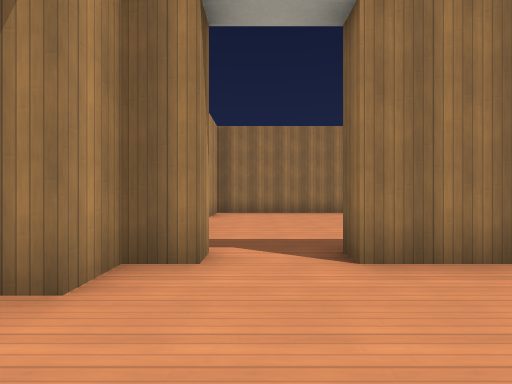
View 1 (above)

13 first-person views from a walk through a Godot game level. The camera is 1.3 m above the floor, looks level and sees 90° across. Doors that lead somewhere are drawn open, without their leaves. The floor is counted in squares, 1.8 m on a side. Each view is taken from the middle of a square. On the plan, view 1 faces up. The plan holds only what a view shows up to about 9 squares ahead; the rest is blank. The place goes on beyond the plan. Characters and animated objects are not drawn. Surface patterns are stand-ins for the level's own textures.

View 2
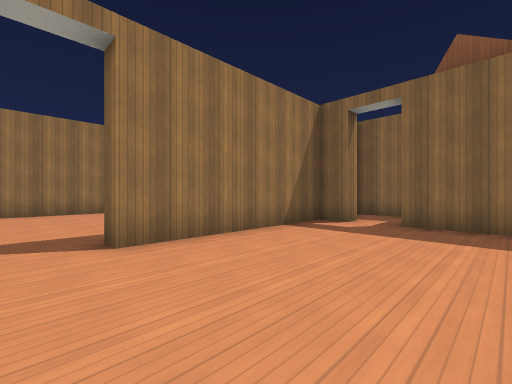

View 3
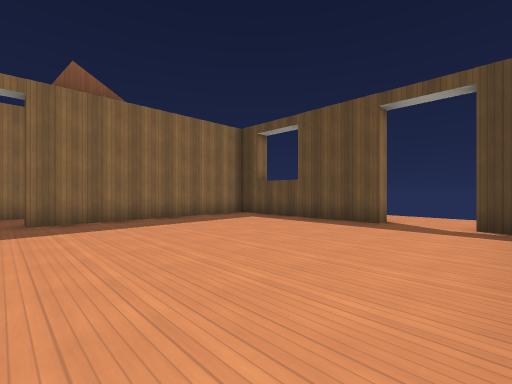

View 4
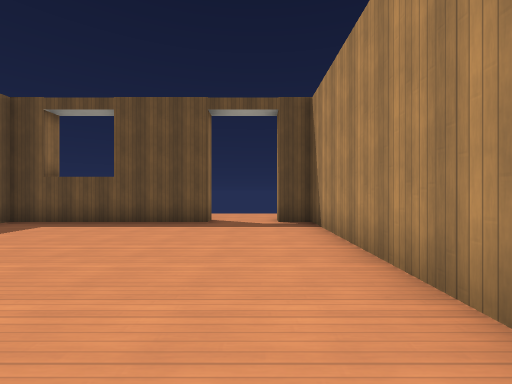

View 5
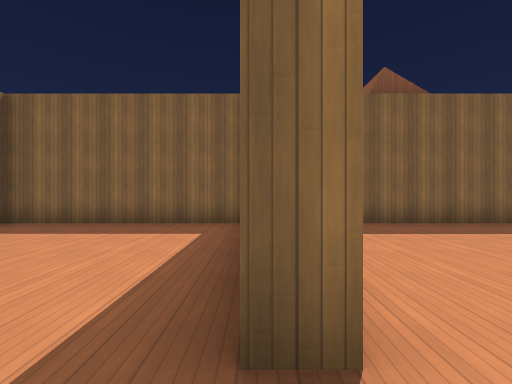

View 6
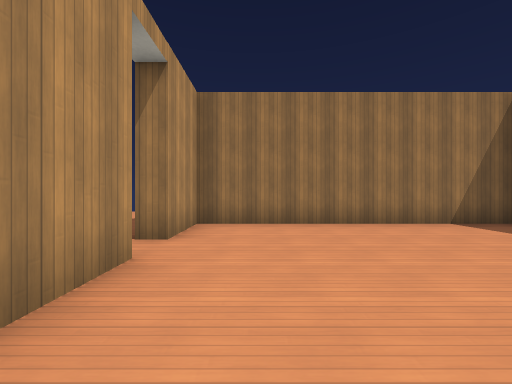

View 7
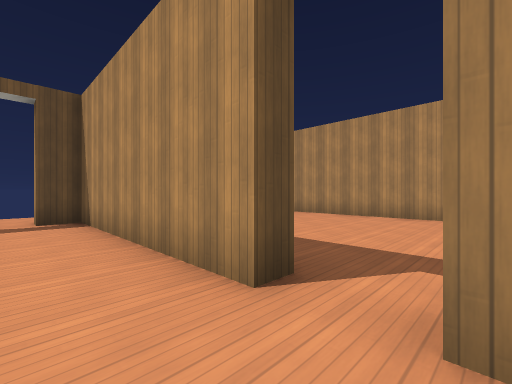

View 8
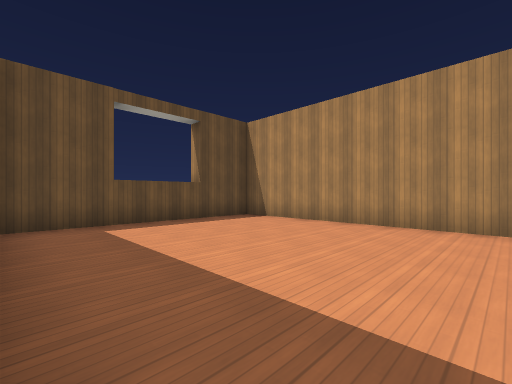

View 9
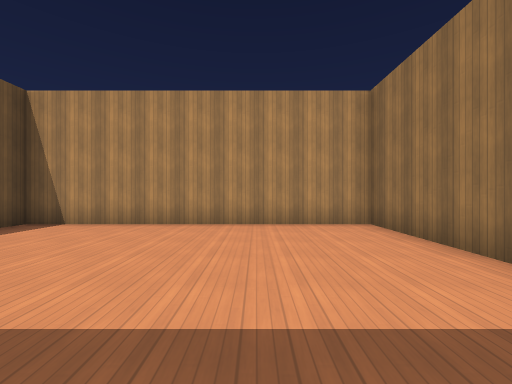

View 10
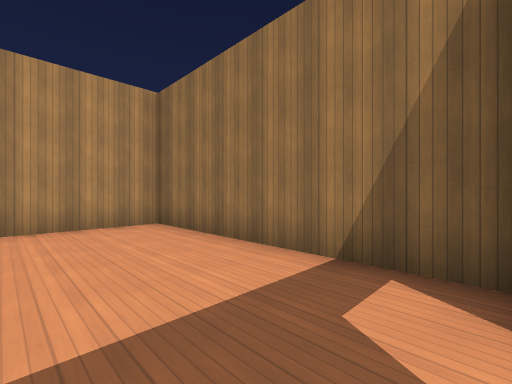

View 11
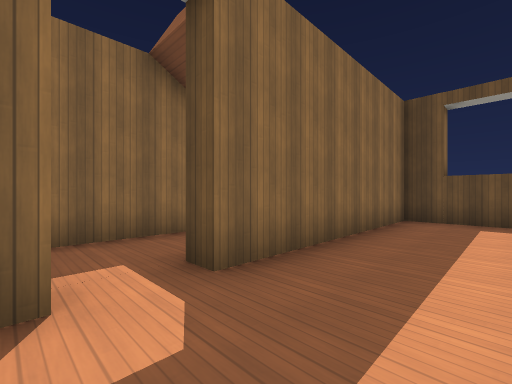

View 12
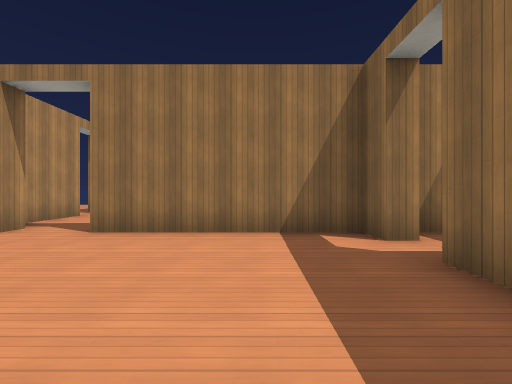

View 13
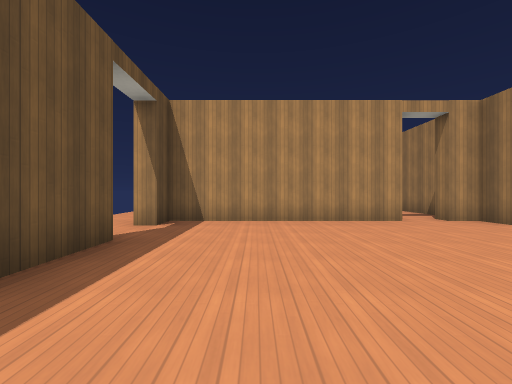

### Floor plan
Ten units are one square. View 1 is at (0, 0); x grows to the right and y downward. Boxes are objects, and circles mark ways between rooms. Rooms are numbered by the first view taken in them; rooms with no view inside come last. Other rooms are left out.
<svg viewBox="-82 -93 152 156">
<path fill="none" stroke="#000" d="M-14 -6 -14 51M10 51 59 51 59 -6M-6 -26 -14 -26 -14 -18M59 -18 59 -26 10 -26M-6 51 -6 58M-14 -59 -14 -39M10 -26 10 -31M-6 -31 -6 -26M59 -34 59 -88 -14 -88 -14 -69M-19 -6 -14 -6M-14 -18 -19 -18M-20 -26 -77 -26 -77 51 -20 51"/>
<circle cx="5" cy="-30" r="3" fill="#2a7"/>
<circle cx="-10" cy="-10" r="3" fill="#2a7"/>
<text x="20" y="10">1</text>
<text x="20" y="-60">2</text>
<text x="-50" y="10">3</text>
</svg>
Room 1 opens to room 2. Room 1 opens to room 3.

Where each view was taken, in squares from view 1:
view 1: 0 up, 0 right, facing up
view 2: 1 down, 0 right, facing up-right
view 3: 1 up, 1 left, facing down-right
view 4: 1 up, 0 right, facing down
view 5: 3 up, 0 right, facing right
view 6: 3 up, 0 right, facing up
view 7: 2 up, 0 right, facing down-left
view 8: 1 up, 2 left, facing down-left
view 9: 0 up, 2 left, facing left
view 10: 0 up, 2 left, facing up-left
view 11: 2 up, 4 right, facing down-right
view 12: 2 down, 4 right, facing up
view 13: 3 down, 5 right, facing left
